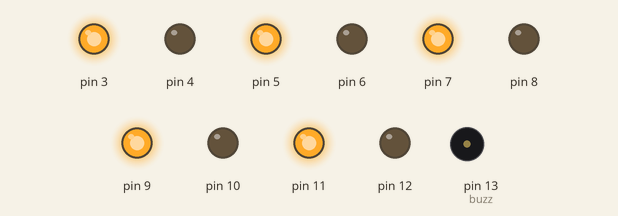
Recording of a sketch running on a simulated Arduino Uno, built with avr-gcc and run on an emulated ATmega328P. Parts: output pins drawn as LEDs (lit = HIGH), buzzer (waves = sounding).

Above: at 1.1 s.
At 3.3 s:
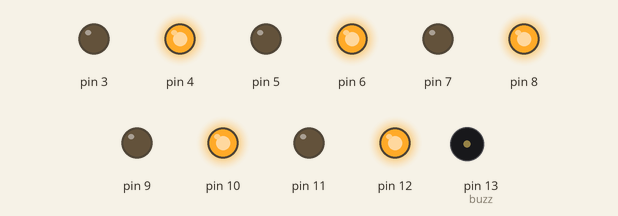
Timing chart, 0 to 5.2 s (numbered marks = the images above):
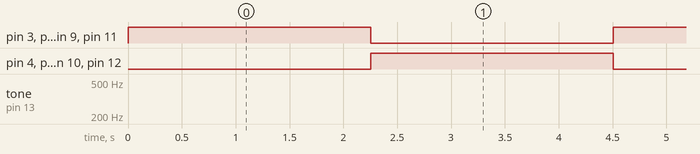

Measured:
- by itself, pin 3–12: alternates HIGH for 2.3 s and LOW for 2.3 s

The sketch:

sketch_mar31a.ino
```cpp
int input=0;
int buzz=13; // Buzzer Pin
int j=3;
int k=12;
void setup() {
for(int i=3;i<=12;i++)
pinMode(i,OUTPUT);
pinMode(2,INPUT);
}


void settone(int input)
{

if(input==2)
loop();
}


 void loop() {
  for(int i=4;i<=12;i+=2)
digitalWrite(i,LOW);
for(int i=3;i<=11;i+=2)
digitalWrite(i,HIGH);
  for(int hz = 440; hz < 1000; hz++){
    tone(buzz, hz, 50);
    delay(4);
  }
for(int i=3;i<=11;i+=2)
digitalWrite(i,LOW);
 for(int i=4;i<=12;i+=2)
digitalWrite(i,HIGH);
  for(int hz = 1000; hz > 440; hz--){
    tone(buzz, hz, 50);
    delay(4);
  }    }
```
